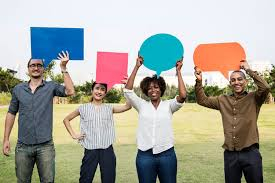
#> input picture images/faces1.jpeg, 275 x 183 px, given in place of Dreaming_about_a_horse.jpg, which was not available
$ jupyter execute --allow-errors 1_OpenCV_image_read_write.ipynb   (text cells are left out)
#> lines starting #> are read from the running program, lines starting #| are printed output that depends on the picture; pictures that were not available may be replaced by others from this repository, and a replacement may not be noted
[cell 1]
#Installing OpenCV in python
#!pip install opencv-python

[cell 2]
# Import OpenCV library
import cv2
import os

[cell 3]
image_path=os.path.join('images','Dreaming_about_a_horse.jpg')
image_1=cv2.imread(image_path)
#> image_1 is the input picture: shape (183, 275, 3); mean B, G, R 156, 166.9, 167.2
print('The shape of the image is: ', image_1.shape)
#| The shape of the image is:  (183, 275, 3)
print('Height: ',image_1.shape[0])
#| Height:  183
print('Width: ',image_1.shape[1])
#| Width:  275
print('Channels: ',image_1.shape[2])
#| Channels:  3

[cell 4]
print('Data Type of opencv read image', type(image_1))
#| Data Type of opencv read image <class 'numpy.ndarray'>

[cell 5]
image_path=os.path.join('images','lion.jpeg')
image_2=cv2.imread(image_path)
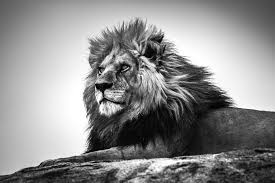
#> input picture images/lion.jpeg, 275 x 183 px
#> image_2 is the input picture: shape (183, 275, 3); min 0, max 255, mean 140.8
print('The shape of the image is: ', image_2.shape)
#| The shape of the image is:  (183, 275, 3)

[cell 6]
#cv2.imshow('Window_name',image_array)
cv2.imshow('Horse',image_1)
cv2.imshow('Lion',image_2)
cv2.waitKey()
cv2.destroyAllWindows()

[cell 7]
img=cv2.imread(os.path.join('images','Dreaming_about_a_horse.jpg'),0 )
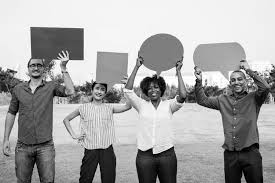
#> img: shape (183, 275); min 0, max 255, mean 165.8
cv2.imshow('Grayscale_image',img)
cv2.waitKey()
cv2.destroyAllWindows()

[cell 8]
print('The size of grayscale image is ',img.shape)
#| The size of grayscale image is  (183, 275)
print(f'It is a  {len(img.shape)} dimensional array')
#| It is a  2 dimensional array

[cell 9]
#For the horse image
import numpy as np # for generating random number
np.random.seed(0)
for i in range(3):
    x=np.random.randint(image_1.shape[0])
    y=np.random.randint(image_1.shape[1])
    print(f'x={x} and y={y}, pixel values are: {image_1[x,y,:]}')
#> this loop made 3 passes
#| x=172 and y=47, pixel values are: [105 118 116]
#| x=117 and y=192, pixel values are: [175 225 237]
#| x=67 and y=251, pixel values are: [207 217 227]

[cell 10]
#Although, the image of the Lion looks a grayscale image.
#But it still has three channels where all the channels has same values as shown below.
import numpy as np # for generating random number
np.random.seed(0)
for i in range(3):
    x=np.random.randint(image_2.shape[0])
    y=np.random.randint(image_2.shape[1])
    print(f'x={x} and y={y}, pixel values are: {image_2[x,y,:]}')

[cell 11]
channel_1=image_1[:,:,0]
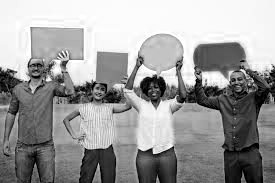
#> channel_1: shape (183, 275); min 0, max 255, mean 156
channel_2=image_1[:,:,1]
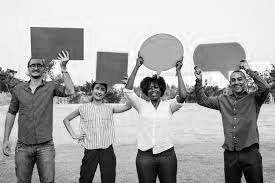
#> channel_2: shape (183, 275); min 0, max 255, mean 166.9
channel_3=image_1[:,:,2]
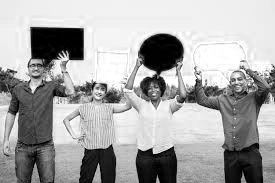
#> channel_3: shape (183, 275); min 0, max 255, mean 167.2
cv2.imshow('Channel 1',channel_1)
cv2.imshow('Channel 2',channel_2)
cv2.imshow('Channel 3',channel_3)

cv2.waitKey()
cv2.destroyAllWindows()

#> (a cell that did not finish here is left out)

[cell 13]
channel_B=np.zeros(image_1.shape,dtype='uint8') #image with zeros in the three channels
channel_B[:,:,0]=channel_1
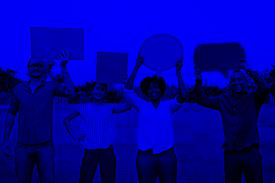
#> channel_B: shape (183, 275, 3); mean of channels 0, 1, 2 156, 0, 0; drawn as B, G, R
cv2.imshow('Blue',channel_B)

channel_G=np.zeros(image_1.shape,dtype='uint8') #image with zeros in the three channels
channel_G[:,:,1]=channel_2
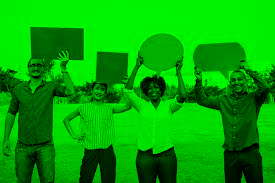
#> channel_G: shape (183, 275, 3); mean of channels 0, 1, 2 0, 166.9, 0; drawn as B, G, R
cv2.imshow('Green',channel_G)

channel_R=np.zeros(image_1.shape,dtype='uint8') #image with zeros in the three channels
channel_R[:,:,2]=channel_3
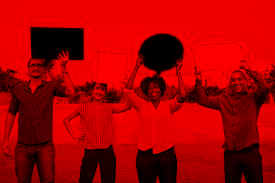
#> channel_R: shape (183, 275, 3); mean of channels 0, 1, 2 0, 0, 167.2; drawn as B, G, R
cv2.imshow('Red',channel_R)

cv2.waitKey()
cv2.destroyAllWindows()

[cell 14]
#another way to split the channels of image is
B,G,R=cv2.split(image_1)

[cell 15]
merged_image=cv2.merge([B,G*2,R])
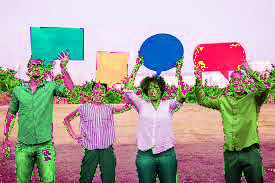
#> merged_image: shape (183, 275, 3); mean B, G, R 156, 159.9, 167.2
cv2.imshow('Merged Image with more Green', merged_image)
cv2.waitKey()
cv2.destroyAllWindows()

[cell 16]
cv2.imwrite(os.path.join('images','Image_name.jpg'),image_1)
#> Out = True

[cell 17]
img=cv2.imread(os.path.join('images','Image_name.jpg'))
#> img: shape (183, 275, 3)

[cell 18]
cv2.imshow('Window',img)
cv2.waitKey()
cv2.destroyAllWindows()

[cell 19]
image_path=os.path.join('images','Dreaming_about_a_horse.jpg')
image=cv2.imread(image_path)
HSV_image=cv2.cvtColor(image,cv2.COLOR_BGR2HSV)
#> HSV_image: shape (183, 275, 3); mean H, S, V 70, 74.5, 184
cv2.imshow('HSV image',HSV_image)
cv2.waitKey()
cv2.destroyAllWindows()

[cell 20]
# BGR to RGB conversion
RGB_image=cv2.cvtColor(image,cv2.COLOR_BGR2RGB)
cv2.imshow('RGB image',RGB_image)
cv2.waitKey()
cv2.destroyAllWindows()

[cell 21]
# RGB to gray conversion
Gray_image=cv2.cvtColor(RGB_image,cv2.COLOR_RGB2GRAY)
cv2.imshow('RGB2Grayimage',Gray_image)
Gray_image=cv2.cvtColor(image,cv2.COLOR_BGR2GRAY)
cv2.imshow('BGR2Gray image',Gray_image)
cv2.waitKey()
cv2.destroyAllWindows()
